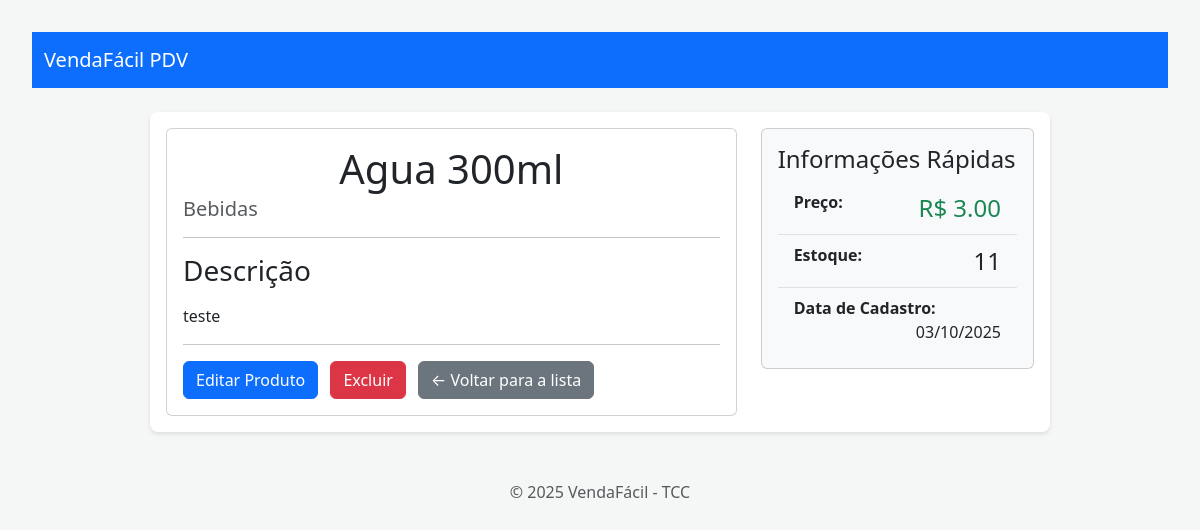
Screenshot of /produtos/2/ with the database file from the repository.
### products/models.py (models this page shows, shortened)
class Produto(models.Model):
    nome = models.CharField(max_length=200, help_text="Nome do produto")
    descricao = models.TextField(blank=True, null=True, help_text="Descrição do Produto")
    preco = models.DecimalField(max_digits=10, decimal_places=2, help_text="Preço do produto")
    estoque = models.IntegerField(default=0, help_text="Quantidade em estoque")
    categoria = models.ForeignKey(Categoria, on_delete=models.PROTECT, related_name='produtos', help_text="Categoria do produto")
    data_criacao = models.DateTimeField(auto_now_add=True)
    data_atualizacao = models.DateTimeField(auto_now=True)

class Categoria(models.Model):
    nome = models.CharField(max_length=100, unique=True, help_text="Nome da categoria")
    def __str__(self):
        return self.nome

### products/views.py (the view)
# urls.py: path('<int:pk>/', views.detalhe_produto, name='detalhe_produto'),
def detalhe_produto(request, pk):
    produto = get_object_or_404(Produto, pk=pk)
    contexto ={
        'produto' : produto
    }
    return render(request, 'products/detalhe_produtos.html', contexto)

### templates/products/detalhe_produtos.html (shortened to what this page needs)
{% extends 'base.html' %}
{% block content %}
<div class="row">
    <div class="col-lg-8">
        <div class="card">
            <div class="card-body">
                <h1 class="card-title">{{ produto.nome }}</h1>
                <h5 class="card-subtitle mb-2 text-muted">{{ produto.categoria }}</h5>
                <hr>
                <h3>Descrição</h3>
                <p class="card-text">
                    {% if produto.descricao %}
                        {{ produto.descricao|linebreaks }}
                    {% else %}
                        <span class="text-muted">Este produto não possui uma descrição detalhada.</span>
                    {% endif %}
                </p>
                <hr>
                <a href="{% url 'products:atualizar_produto' pk=produto.pk %}" class="btn btn-primary me-2">
                    Editar Produto
                </a>
                <a href="{% url 'products:excluir_produto' pk=produto.pk %}" class="btn btn-danger me-2">
                    Excluir
                </a>
                <a href="{% url 'products:listar_produtos' %}" class="btn btn-secondary">
                    &larr; Voltar para a lista
                </a>
            </div>
        </div>
    </div>
    <div class="col-lg-4">
        <div class="card bg-light">
            <div class="card-body">
                <h4 class="card-title">Informações Rápidas</h4>
                <ul class="list-group list-group-flush">
                    <li class="list-group-item bg-light">
                        <strong>Preço:</strong>
                        <span class="fs-4 text-success float-end">R$ {{ produto.preco }}</span>
                    </li>
                    <li class="list-group-item bg-light">
                        <strong>Estoque:</strong>
                        <span class="fs-4 float-end">{{ produto.estoque }}</span>
                    </li>
                    <li class="list-group-item bg-light">
                        <strong>Data de Cadastro:</strong>
                        <span class="float-end">{{ produto.data_criacao|date:"d/m/Y" }}</span>
                    </li>
                </ul>
            </div>
        </div>
    </div>
</div>
{% endblock %}

### static/css/main.css (style rules this page uses)
body { font-family: system-ui, -apple-system, BlinkMacSystemFont, 'Segoe UI', Roboto, Oxygen, Ubuntu, Cantarell, 'Open Sans', 'Helvetica Neue', sans-serif; background-color: #f4f7f6; color: #333; margin: 0; padding: 2em; }
h1 { color: #0056b3; text-align: center; margin-bottom: 1.5em; }

### rows the page displays
Produto: nome "Agua 300ml", categoria "Bebidas", descricao "teste", preco "3.00", estoque "11", data_criacao "03/10/2025"
